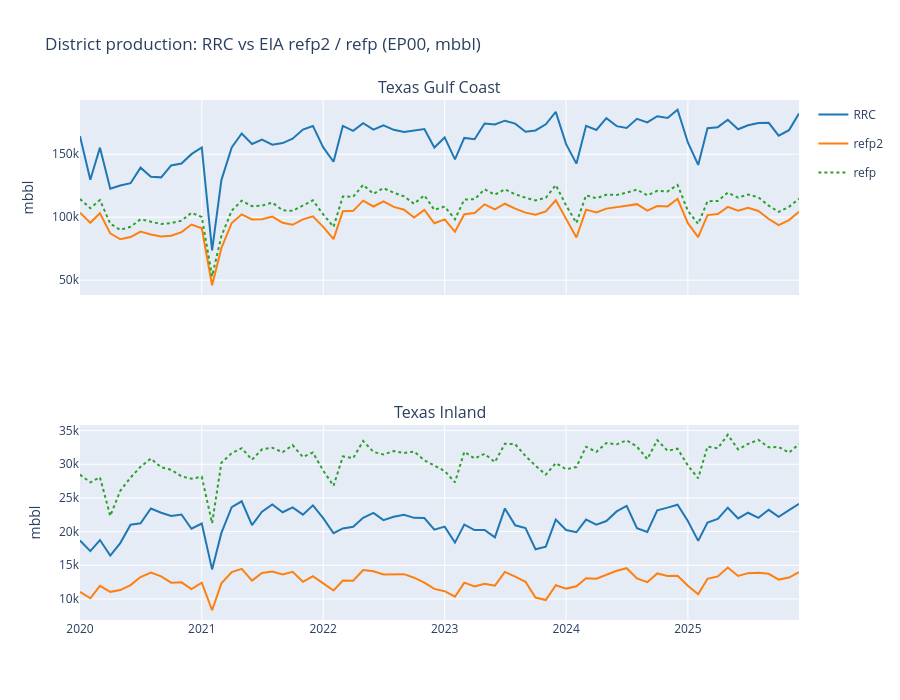

The cell this chart's notebook holds for it:
### Code cell
# ── Time series: RRC vs refp2 vs refp ───────────────────────────────────────
fig = make_subplots(rows=2, cols=1, shared_xaxes=True, subplot_titles=list(EIA_DISTRICT_MAP.values()))

colors = {'rrc_mbbl': '#1f77b4', 'refp2': '#ff7f0e', 'refp': '#2ca02c'}

for i, district in enumerate(EIA_DISTRICT_MAP.values(), start=1):
    rrc_line = rrc_prod[rrc_prod['district'] == district]
    fig.add_trace(
        go.Scatter(x=rrc_line['period'], y=rrc_line['rrc_mbbl'], mode='lines', name='RRC', line=dict(color=colors['rrc_mbbl']), legendgroup='rrc', showlegend=(i == 1)),
        row=i, col=1,
    )
    for route in ['refp2', 'refp']:
        eia_line = eia_prod[(eia_prod['district'] == district) & (eia_prod['route'] == route)]
        fig.add_trace(
            go.Scatter(x=eia_line['period'], y=eia_line['eia_mbbl'], mode='lines', name=route, line=dict(color=colors[route], dash='dot' if route == 'refp' else 'solid'), legendgroup=route, showlegend=(i == 1)),
            row=i, col=1,
        )

fig.update_layout(height=700, title='District production: RRC vs EIA refp2 / refp (EP00, mbbl)', hovermode='x unified')
fig.update_yaxes(title_text='mbbl')
fig.show()
